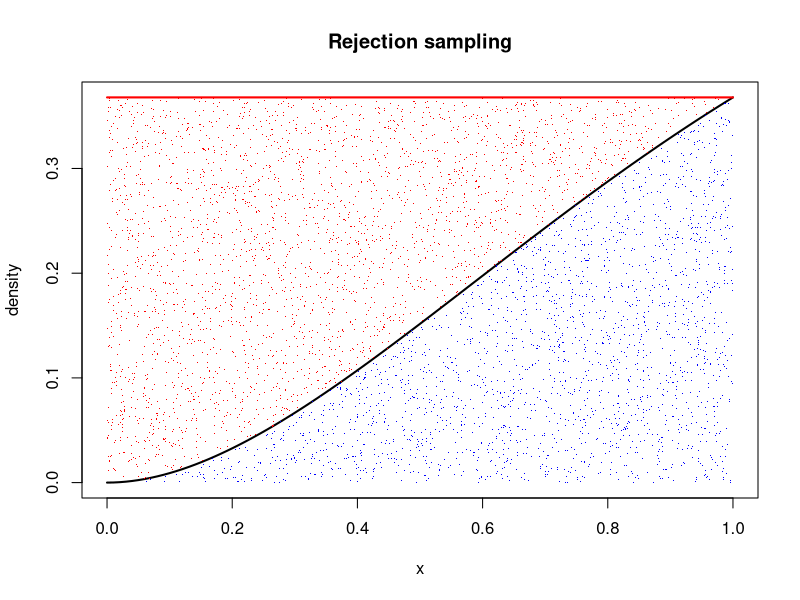
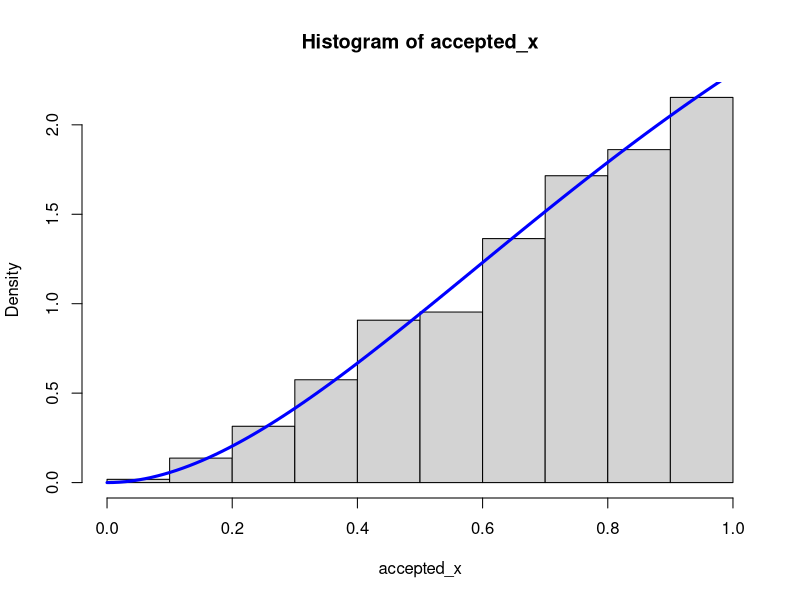
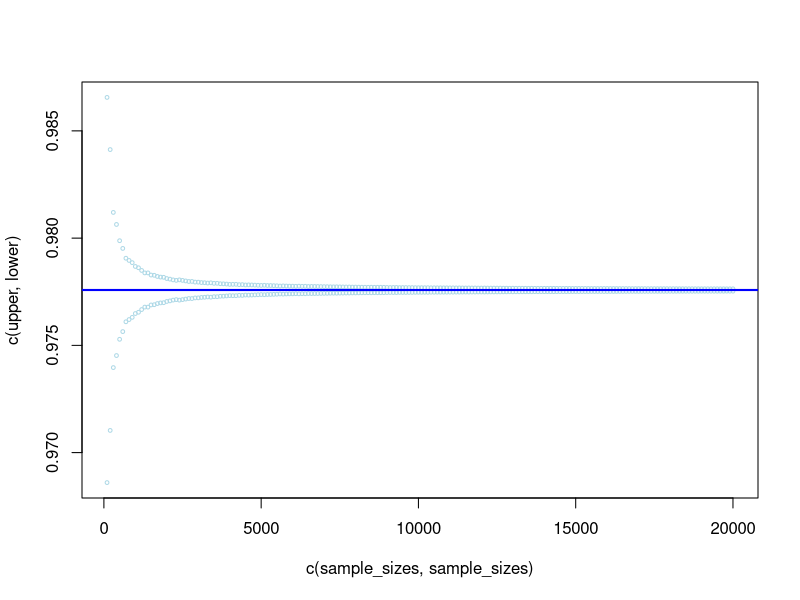
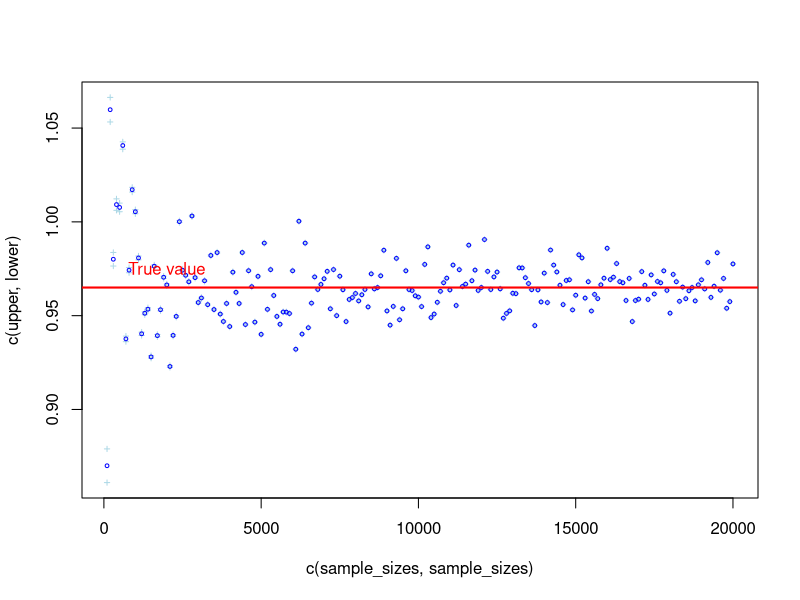
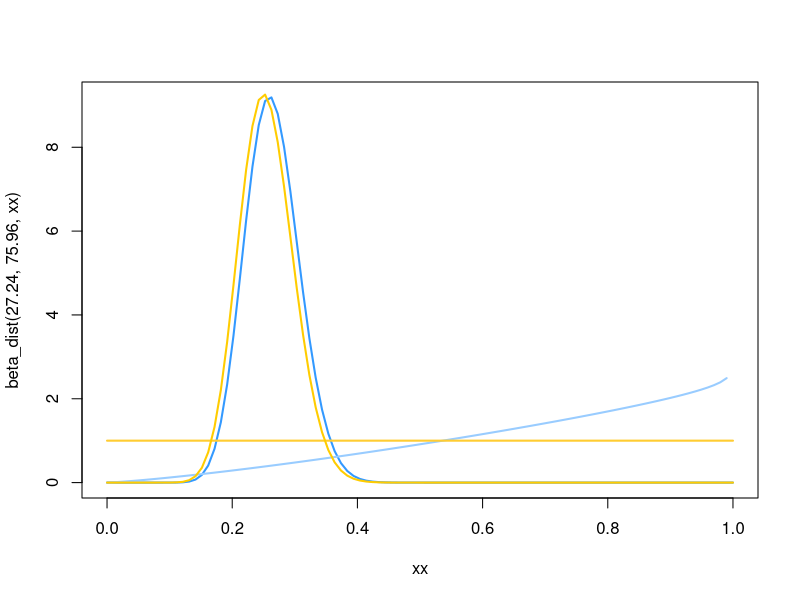
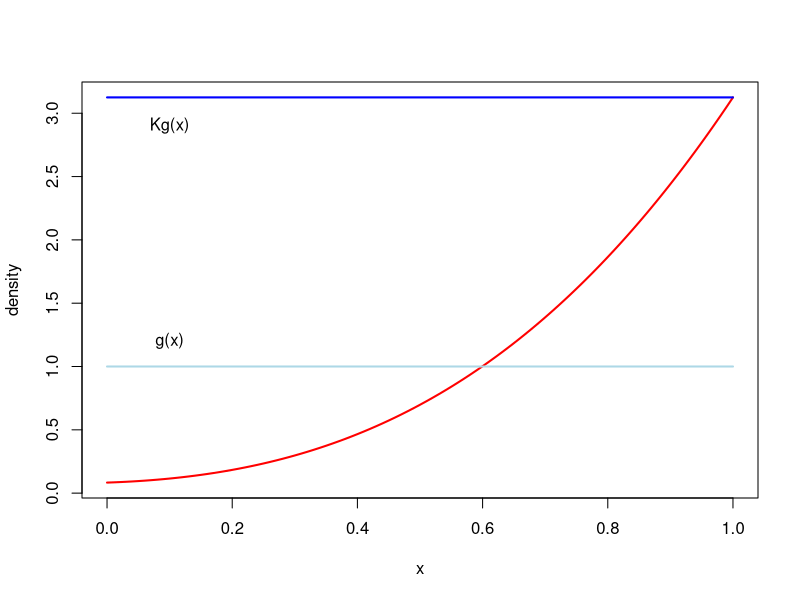
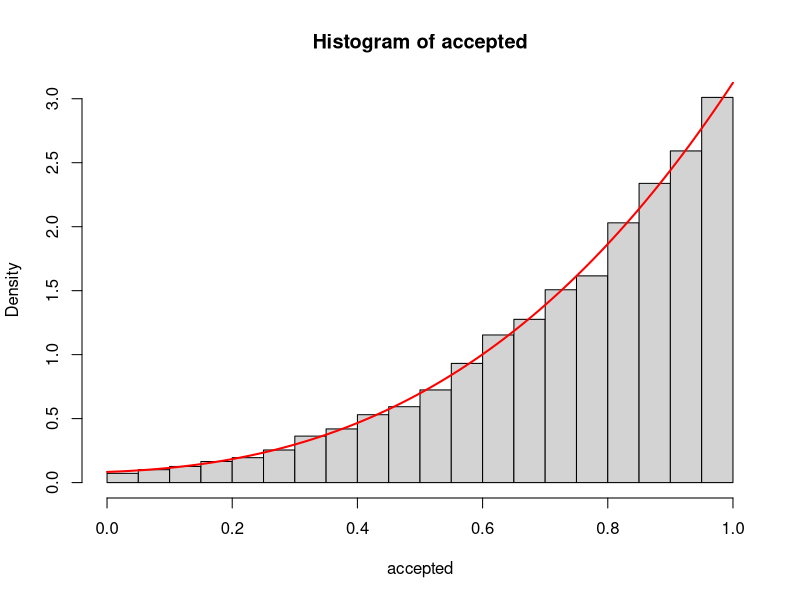

R code for these plots, in order:
#
# MATH3871 Lab 3
#

### Question 1 ################################################################

# This is the distribution to sample from
f <- function(x) {
    return(x^2 * exp(-x))
}

# Normalised distribution
f_norm <- function(x) {
    return(f(x) / integrate(f, lower=0, upper=1)$value)
}

# This is the enveloping function
g <- function(x) {
    return(0.4 * x)
}

xx <- seq(0, 1, length=100)

plot(xx, f(xx), type='l', lwd=2,
     xlab='x', ylab='density', main='Rejection sampling')

lines(c(0,1), c(exp(-1),exp(-1)), lwd=2, col='red')

K <- exp(-1)
N <- 5000
sim_x <- runif(N, 0, 1)
sim_y <- runif(N, 0, K)

accepted_x <- sim_x[sim_y < f(sim_x)]
accepted_y <- sim_y[sim_y < f(sim_x)]
rejected_x <- sim_x[sim_y >= f(sim_x)]
rejected_y <- sim_y[sim_y >= f(sim_x)]

# See accepted vs rejected points
points(accepted_x, accepted_y, col='blue', pch='.')
points(rejected_x, rejected_y, col='red', pch='.')

# Check histogram of simulated values vs distribution function
hist(accepted_x, prob=TRUE)
lines(xx, dgamma(xx, 3, 1)/pgamma(1,3,1), lwd=3, col='blue')

# Notes
# - This isn't the best way to do it because it doesn't ensure N samples from
#   the distribution. Should make a function that repeats individual simulations
#   until N samples are accepted.
# - If g(x) is used to sample values for x*, then Kg(x) must be used to sample
#   values for y* - i.e. g(x) has to stay the same.


#### Question 2 ################################################################

print_result <- function(simulated, actual) {
    sprintf("Monte Carlo: %f, Actual: %f",
            simulated, actual)
}

# (a)

f <- function(x) {exp(exp(x))}
print_result(mean(f(runif(5000, 0, 1))), integrate(f, 0, 1)$value)

# (b)

f <- function(x) {exp(-x^2)}
u <- runif(5000, 0, 1)
simulated <- 2 * mean(exp(-(1/u - 1)^2) * 1/u^2)
actual <- integrate(f, -Inf, Inf)$value
print_result(simulated, actual)

# (c)

f <- function(x,y) {exp((x+y)^2)}
u1 <- runif(5000,0,1)
u2 <- runif(5000,0,1)
simulated <- mean(exp((u1 + u2)^2))
# dunno how to double integral in R haha
simulated

# (d)

f <- function(x,y) {exp(-(x+y))}
u1 <- runif(5000, 0, 1)
u2 <- runif(5000, 0, 1)
simulated <- mean(exp(-(1/u1 + 1/u2 - 2)) * 1/(u1^2 * u2^2) * (u2 < u1))
simulated

#### Question 3 ################################################################

h <- function(x) {
    return ((cos(50*x) + sin(20*x))^2)
}

sample_vars <- numeric(0)
estimates <- numeric(0)
sample_sizes <- seq(100, 20000, 100)
for (n in sample_sizes) {
    values <- h(runif(n, 0, 1))
    estimate <- mean(values)
    estimates <- c(estimates, estimate)
    sample_var <- 1/n^2 * sum((values - estimate)^2)
    sample_vars <- c(sample_vars, sample_var)
}


# Is this the plot they want?
upper <- estimate + sample_vars
lower <- estimate - sample_vars

plot(c(sample_sizes, sample_sizes), c(upper, lower), cex=0.5, col="lightblue")
abline(h=estimate, lwd=2, col="blue")
text(x=7000, y=0.967, labels = "Monte Carlo estimate (n=200k)", col="blue")

# ...or this?
upper <- estimates + sample_vars
lower <- estimates - sample_vars

plot(
    c(sample_sizes, sample_sizes), c(upper, lower),
    cex=0.5, pch=3, col="lightblue"
)
points(sample_sizes, estimates, cex=0.5, col="blue")
abline(h=0.965, col="red", lwd=2)
text(x=2000, y=0.975, labels = "True value", col="red")


#### Question 4 ################################################################

beta_dist <- function(a, b, x) {
    return (1/beta(a,b) * x^(a-1) * (1-x)^(b-1))
}

xx <- seq(0, 1, length=100)
# Informative prior
plot(xx, beta_dist(27.24, 75.96, xx), type="l", col="#3399FF", lwd=2)
lines(xx, beta_dist(2.24, 0.96, xx), col="#99CCFF", lwd=2)

# Uninformative prior
lines(xx, beta_dist(1, 1, xx), type="l", col="#FFCC33", lwd=2)
lines(xx, beta_dist(26, 76, xx), col="#FFCC00", lwd=2)

# the posterior distributions are quite close... will there be a big difference
# in acceptance rate with rejection sampling?









#### Rejection sampling again

# Target distribution
f <- function(x) {
    return (3/2 * x^3 + 11/8 * x^2 + 1/6 * x + 1/12)
}
# Proposal distribution - Beta(1,1)
g <- function(x) {
    return (dbeta(x, 1, 1))
}

curve(f, 0, 1, xlab='x', ylab='density', lwd=2, col='red') # Target density
xx <- seq(0,1,length=100)
K = max(f(xx)) # K = 3.125
lines(xx, g(xx), col='lightblue', lwd=2) # g(x)
lines(xx, K*g(xx), col='blue', lwd=2) # Kg(x)
text(0.1, 1.2, 'g(x)')
text(0.1, 2.9, 'Kg(x)')

MAX_ITER = 50000
NUM_TO_SAMPLE = 25000

X = rbeta(MAX_ITER, 1, 1) # Sampling values from our proposal, Beta(1,1)
U = runif(MAX_ITER) # This will always be uniform 0,1 - doesn't depend on the
                # proposal distribution
i = 1
accepted = c()
while (i <= MAX_ITER & length(accepted) < NUM_TO_SAMPLE) {
    test_u = U[i]
    test_x = f(X[i]) / (K * dunif(X[i], 0, 1))
    if (test_u <= test_x) {
        # accept
        accepted = c(accepted, X[i])
    }
    i = i + 1
}

hist(accepted, prob=TRUE)
lines(xx, f(xx), lwd=2, col='red')
